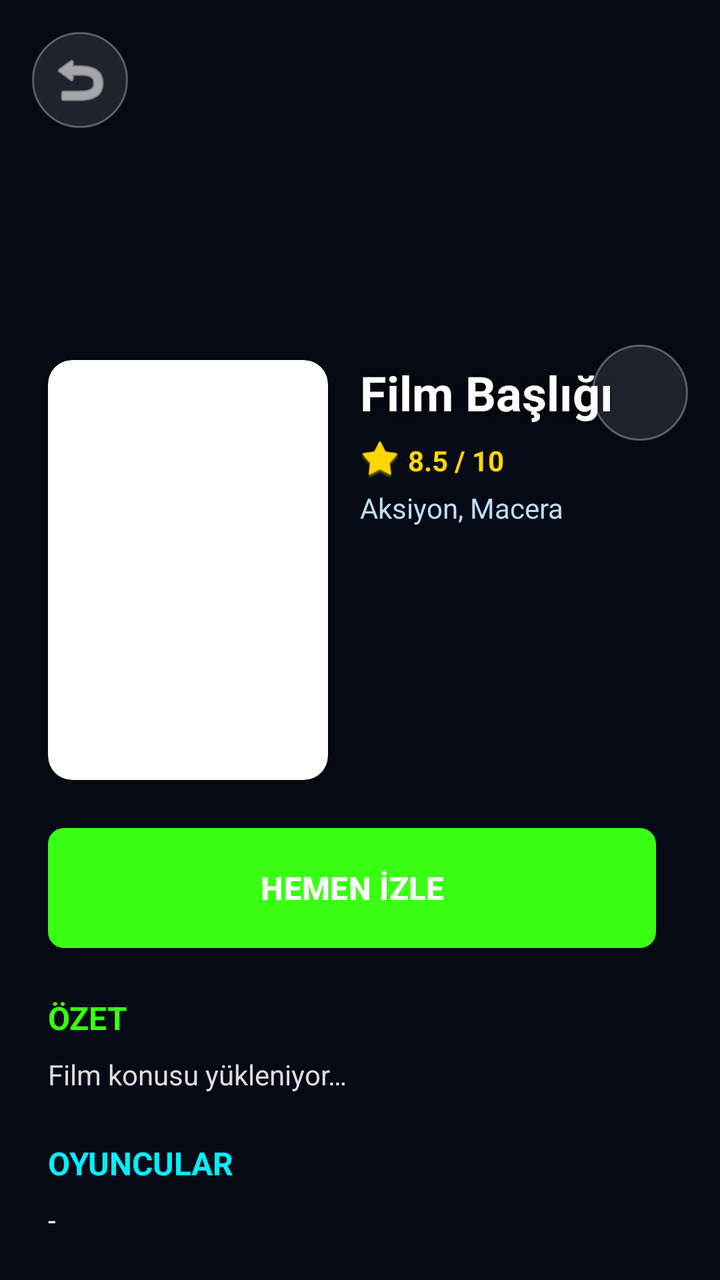
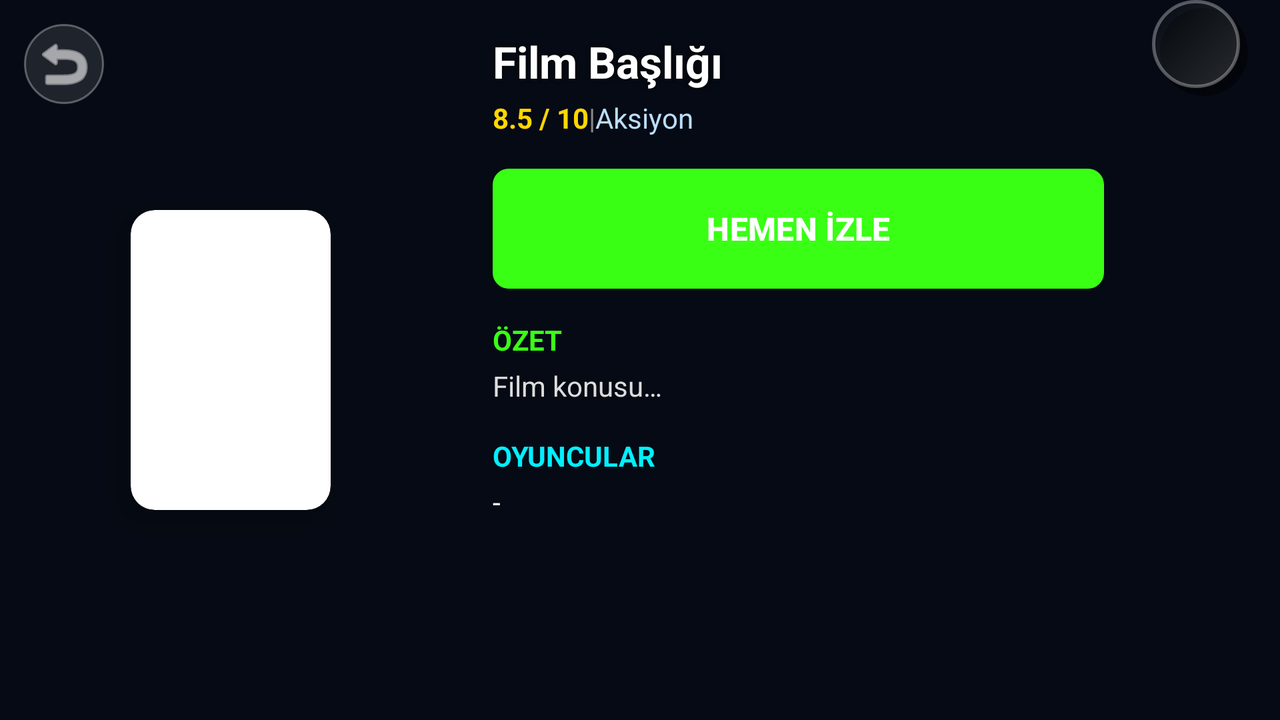

One screen, two layout resources from the same app: the default and the author's alternative for another configuration. Each is rendered where Android would select it; the XML of both is given below.
<!-- AndroidManifest.xml: application theme Theme.smartxtream -->
<!-- res/layout/activity_film_detail.xml -->
<?xml version="1.0" encoding="utf-8"?>
<androidx.core.widget.NestedScrollView
    xmlns:android="http://schemas.android.com/apk/res/android"
    xmlns:app="http://schemas.android.com/apk/res-auto"
    xmlns:tools="http://schemas.android.com/tools"
    android:layout_width="match_parent"
    android:layout_height="match_parent"
    android:background="@color/bg_start"
    android:fillViewport="true">

    <androidx.constraintlayout.widget.ConstraintLayout
        android:layout_width="match_parent"
        android:layout_height="wrap_content">

        <ImageView
            android:id="@+id/img_backdrop"
            android:layout_width="match_parent"
            android:layout_height="400dp"
            android:contentDescription="@string/btn_back"
            android:scaleType="centerCrop"
            android:alpha="0.4"
            app:layout_constraintTop_toTopOf="parent"/>

        <ImageButton
            android:id="@+id/btn_back"
            android:layout_width="48dp"
            android:layout_height="48dp"
            android:layout_margin="16dp"
            android:background="@drawable/bg_liquid_selector"
            android:focusable="true"
            android:contentDescription="@string/btn_back"
            android:src="@android:drawable/ic_menu_revert"
            app:tint="@color/white"
            app:layout_constraintStart_toStartOf="parent"
            app:layout_constraintTop_toTopOf="parent"/>

        <androidx.cardview.widget.CardView
            android:id="@+id/card_poster"
            android:layout_width="140dp"
            android:layout_height="210dp"
            android:layout_marginStart="24dp"
            android:layout_marginTop="180dp"
            app:cardCornerRadius="12dp"
            app:cardElevation="10dp"
            app:layout_constraintStart_toStartOf="parent"
            app:layout_constraintTop_toTopOf="parent">
            <ImageView
                android:id="@+id/img_poster"
                android:layout_width="match_parent"
                android:layout_height="match_parent"
                android:contentDescription="@string/img_poster"
                android:scaleType="centerCrop"/>
        </androidx.cardview.widget.CardView>

        <TextView
            android:id="@+id/text_title"
            android:layout_width="0dp"
            android:layout_height="wrap_content"
            android:layout_marginStart="16dp"
            android:layout_marginEnd="16dp"
            android:text="@string/movie_header"
            android:textColor="@color/white"
            android:textSize="24sp"
            android:textStyle="bold"
            android:shadowColor="@color/black"
            android:shadowRadius="10"
            app:layout_constraintStart_toEndOf="@id/card_poster"
            app:layout_constraintEnd_toEndOf="parent"
            app:layout_constraintTop_toTopOf="@id/card_poster"/>

        <LinearLayout
            android:id="@+id/layout_rating"
            android:layout_width="wrap_content"
            android:layout_height="wrap_content"
            android:orientation="horizontal"
            android:gravity="center_vertical"
            android:layout_marginTop="8dp"
            app:layout_constraintStart_toStartOf="@id/text_title"
            app:layout_constraintTop_toBottomOf="@id/text_title">

            <ImageView
                android:layout_width="20dp"
                android:layout_height="20dp"
                android:src="@android:drawable/star_big_on"
                app:tint="#FFD700"/> <TextView
            android:id="@+id/text_rating"
            android:layout_width="wrap_content"
            android:layout_height="wrap_content"
            android:layout_marginStart="4dp"
            android:text="@string/imdb_rating"
            android:textColor="#FFD700"
            android:textStyle="bold"/>
        </LinearLayout>

        <TextView
            android:id="@+id/text_genre"
            android:layout_width="0dp"
            android:layout_height="wrap_content"
            android:layout_marginTop="4dp"
            android:text="@string/action_adventure"
            android:textColor="#BBDEFB"
            app:layout_constraintStart_toStartOf="@id/text_title"
            app:layout_constraintEnd_toEndOf="parent"
            app:layout_constraintTop_toBottomOf="@id/layout_rating"/>

        <LinearLayout
            android:id="@+id/layout_buttons"
            android:layout_width="0dp"
            android:layout_height="wrap_content"
            android:orientation="horizontal"
            android:layout_marginTop="24dp"
            android:layout_marginHorizontal="24dp"
            app:layout_constraintTop_toBottomOf="@id/card_poster"
            app:layout_constraintStart_toStartOf="parent"
            app:layout_constraintEnd_toEndOf="parent">

            <com.google.android.material.button.MaterialButton
                android:id="@+id/btn_play"
                android:layout_width="0dp"
                android:layout_height="60dp"
                android:layout_weight="1"
                android:layout_marginEnd="8dp"

                android:text="@string/watch_now"
                android:textColor="@color/white"
                android:textSize="16sp"
                android:textStyle="bold"

                android:background="@drawable/btn_glass_play"
                app:backgroundTint="@null"  app:icon="@drawable/ic_play_arrow"
                app:iconTint="@color/white"
                app:iconGravity="textStart"
                app:iconPadding="8dp"

                android:focusable="true"/>

        </LinearLayout>

        <LinearLayout
            android:layout_width="match_parent"
            android:layout_height="wrap_content"
            android:orientation="vertical"
            android:layout_margin="24dp"
            android:paddingBottom="32dp"
            app:layout_constraintTop_toBottomOf="@id/layout_buttons">

            <TextView
                android:layout_width="wrap_content"
                android:layout_height="wrap_content"
                android:text="@string/summary"
                android:textColor="@color/neon_green"
                android:textStyle="bold"
                android:textSize="16sp"/>

            <TextView
                android:id="@+id/text_plot"
                android:layout_width="match_parent"
                android:layout_height="wrap_content"
                android:layout_marginTop="8dp"
                android:text="@string/movie_plot_loading"
                android:textColor="#DDDDDD"
                android:lineSpacingExtra="4dp"/>

            <TextView
                android:layout_width="wrap_content"
                android:layout_height="wrap_content"
                android:layout_marginTop="24dp"
                android:text="@string/cast"
                android:textColor="@color/neon_blue"
                android:textStyle="bold"
                android:textSize="16sp"/>

            <TextView
                android:id="@+id/text_cast"
                android:layout_width="match_parent"
                android:layout_height="wrap_content"
                android:layout_marginTop="8dp"
                android:text="@string/dash"
                android:textColor="@color/white"/>

            <TextView
                android:layout_width="wrap_content"
                android:layout_height="wrap_content"
                android:layout_marginTop="24dp"
                android:text="@string/director"
                android:textColor="@color/neon_pink"
                android:textStyle="bold"
                android:textSize="16sp"/>

            <TextView
                android:id="@+id/text_director"
                android:layout_width="match_parent"
                android:layout_height="wrap_content"
                android:layout_marginTop="8dp"
                android:text="@string/minus"
                android:textColor="@color/white"/>

        </LinearLayout>

        <ProgressBar
            android:id="@+id/progress_loader"
            android:layout_width="wrap_content"
            android:layout_height="wrap_content"
            android:layout_marginTop="100dp"
            app:layout_constraintTop_toTopOf="parent"
            app:layout_constraintStart_toStartOf="parent"
            app:layout_constraintEnd_toEndOf="parent"/>
        <ImageButton
            android:id="@+id/btn_favorite"
            android:layout_width="48dp"
            android:layout_height="48dp"
            android:background="@drawable/bg_liquid_selector"
            android:contentDescription="@string/btn_add_favorites"
            android:src="@drawable/ic_heart_outline"
            android:layout_marginEnd="16dp"
            app:layout_constraintEnd_toEndOf="parent"
            app:layout_constraintTop_toTopOf="@id/text_title"
            app:layout_constraintBottom_toBottomOf="@id/text_title"/>

    </androidx.constraintlayout.widget.ConstraintLayout>
</androidx.core.widget.NestedScrollView>
<!-- resources referenced by this layout -->
<resources>
  <color name="bg_start">#050A14</color>
  <color name="black">#FF000000</color>
  <color name="neon_blue">#00F0FF</color>
  <color name="neon_green">#39FF14</color>
  <color name="neon_pink">#FF0099</color>
  <color name="white">#FFFFFFFF</color>
  <!-- drawable bg_liquid_selector (drawable) -->
  <?xml version="1.0" encoding="utf-8"?>
  <selector xmlns:android="http://schemas.android.com/apk/res/android">
  
      <item android:state_focused="true">
          <layer-list>
              <item android:top="-2dp" android:bottom="-2dp" android:left="-2dp" android:right="-2dp">
                  <shape>
                      <solid android:color="#00000000"/>
                      <stroke android:width="3dp" android:color="@color/neon_blue"/> <corners android:radius="26dp"/>
                  </shape>
              </item>
              <item>
                  <shape>
                      <solid android:color="#40FFFFFF"/> <corners android:radius="24dp"/>
                  </shape>
              </item>
          </layer-list>
      </item>
  
      <item android:state_pressed="true">
          <shape>
              <solid android:color="#40FFFFFF"/>
              <corners android:radius="24dp"/>
              <stroke android:width="2dp" android:color="@color/neon_green"/> </shape>
      </item>
  
      <item android:drawable="@drawable/bg_liquid_glass"/>
  </selector>
  <!-- drawable btn_glass_play (drawable) -->
  <?xml version="1.0" encoding="utf-8"?>
  <selector xmlns:android="http://schemas.android.com/apk/res/android">
  
      <item android:state_focused="true">
          <shape android:shape="rectangle">
              <solid android:color="#00FF00"/> <stroke android:width="4dp" android:color="#FFFFFF"/> <corners android:radius="8dp"/>
          </shape>
      </item>
  
      <item android:state_pressed="true">
          <shape android:shape="rectangle">
              <solid android:color="#CCFFCC"/> <corners android:radius="8dp"/>
          </shape>
      </item>
  
      <item>
          <shape android:shape="rectangle">
              <solid android:color="@color/green_success"/> <corners android:radius="8dp"/>
          </shape>
      </item>
  </selector>
  <string name="action_adventure">Aksiyon, Macera</string>
  <string name="btn_add_favorites">Favorilere Ekle</string>
  <string name="btn_back">Geri</string>
  <string name="cast">OYUNCULAR</string>
  <string name="dash">-</string>
  <string name="director">YÖNETMEN</string>
  <string name="imdb_rating">8.5 / 10</string>
  <string name="img_poster">Poster</string>
  <string name="minus">-</string>
  <string name="movie_header">Film Başlığı</string>
  <string name="movie_plot_loading">Film konusu yükleniyor…</string>
  <string name="summary">ÖZET</string>
  <string name="watch_now">HEMEN İZLE</string>
  <style name="Theme.smartxtream" parent="Base.Theme.smartxtream" />
  <!-- drawable bg_liquid_glass (drawable) -->
  <?xml version="1.0" encoding="utf-8"?>
  <shape xmlns:android="http://schemas.android.com/apk/res/android">
      <solid android:color="@color/glass_surface"/>
      <corners android:radius="24dp"/> <stroke
      android:width="1dp"
      android:color="@color/glass_border"/>
  </shape>
  <color name="green_success">@color/neon_green</color>
  <style name="Base.Theme.smartxtream" parent="Theme.Material3.DayNight.NoActionBar">
          
          
      </style>
  <color name="glass_surface">#1AFFFFFF</color>
  <color name="glass_border">#50FFFFFF</color>
</resources>
<!-- res/layout-land/activity_film_detail.xml (the author's variant of the layout above) -->
<!-- drawn on the phone turned sideways -->
<?xml version="1.0" encoding="utf-8"?>
<LinearLayout
    xmlns:android="http://schemas.android.com/apk/res/android"
    xmlns:app="http://schemas.android.com/apk/res-auto"
    xmlns:tools="http://schemas.android.com/tools"
    android:layout_width="match_parent"
    android:layout_height="match_parent"
    android:background="@color/bg_start"
    android:orientation="horizontal"
    android:baselineAligned="false">

    <androidx.constraintlayout.widget.ConstraintLayout
        android:layout_width="0dp"
        android:layout_height="match_parent"
        android:layout_weight="0.4">

        <ImageView
            android:id="@+id/img_backdrop"
            android:layout_width="match_parent"
            android:layout_height="match_parent"
            android:contentDescription="@string/btn_back"
            android:scaleType="centerCrop"
            android:alpha="0.4"
            app:layout_constraintTop_toTopOf="parent"
            app:layout_constraintBottom_toBottomOf="parent"/>

        <ImageButton
            android:id="@+id/btn_back"
            android:layout_width="40dp"
            android:layout_height="40dp"
            android:layout_margin="12dp"
            android:background="@drawable/bg_liquid_selector"
            android:focusable="true"
            android:contentDescription="@string/btn_back"
            android:src="@android:drawable/ic_menu_revert"
            app:tint="@color/white"
            app:layout_constraintStart_toStartOf="parent"
            app:layout_constraintTop_toTopOf="parent"/>

        <androidx.cardview.widget.CardView
            android:id="@+id/card_poster"
            android:layout_width="100dp"
            android:layout_height="150dp"
            app:cardCornerRadius="12dp"
            app:cardElevation="10dp"
            app:layout_constraintStart_toStartOf="parent"
            app:layout_constraintEnd_toEndOf="parent"
            app:layout_constraintTop_toTopOf="parent"
            app:layout_constraintBottom_toBottomOf="parent">
            <ImageView
                android:id="@+id/img_poster"
                android:layout_width="match_parent"
                android:layout_height="match_parent"
                android:contentDescription="@string/img_poster"
                android:scaleType="centerCrop"/>
        </androidx.cardview.widget.CardView>
    </androidx.constraintlayout.widget.ConstraintLayout>

    <androidx.core.widget.NestedScrollView
        android:layout_width="0dp"
        android:layout_height="match_parent"
        android:layout_weight="0.6"
        android:padding="16dp">

        <LinearLayout
            android:layout_width="match_parent"
            android:layout_height="wrap_content"
            android:orientation="vertical">

            <TextView
                android:id="@+id/text_title"
                android:layout_width="match_parent"
                android:layout_height="wrap_content"
                android:text="@string/film_header"
                android:textColor="@color/white"
                android:textSize="22sp"
                android:textStyle="bold"
                android:shadowColor="@color/black"
                android:shadowRadius="5"/>

            <LinearLayout
                android:layout_width="match_parent"
                android:layout_height="wrap_content"
                android:orientation="horizontal"
                android:gravity="center_vertical"
                android:layout_marginTop="4dp">

                <TextView
                    android:id="@+id/text_rating"
                    android:layout_width="wrap_content"
                    android:layout_height="wrap_content"
                    android:text="@string/imdb"
                    android:textColor="#FFD700"
                    android:textStyle="bold"/>

                <TextView
                    android:layout_width="wrap_content"
                    android:layout_height="wrap_content"
                    android:text="@string/line_vertical"
                    android:textColor="#888888"/>

                <TextView
                    android:id="@+id/text_genre"
                    android:layout_width="wrap_content"
                    android:layout_height="wrap_content"
                    android:text="@string/action"
                    android:textColor="#BBDEFB"/>
            </LinearLayout>

            <LinearLayout
                android:id="@+id/layout_buttons"
                android:layout_width="match_parent"
                android:layout_height="wrap_content"
                android:orientation="horizontal"
                android:layout_marginTop="16dp">

                <com.google.android.material.button.MaterialButton
                    android:id="@+id/btn_play"
                    android:layout_width="0dp"
                    android:layout_height="60dp"
                    android:layout_weight="1"
                    android:layout_marginEnd="8dp"

                    android:text="@string/watch_now"
                    android:textColor="@color/white"
                    android:textSize="16sp"
                    android:textStyle="bold"

                    android:background="@drawable/btn_glass_play"
                    app:backgroundTint="@null"  app:icon="@drawable/ic_play_arrow"
                    app:iconTint="@color/white"
                    app:iconGravity="textStart"
                    app:iconPadding="8dp"

                    android:focusable="true"/>

            </LinearLayout>

            <TextView
                android:layout_width="wrap_content"
                android:layout_height="wrap_content"
                android:layout_marginTop="16dp"
                android:text="@string/summary"
                android:textColor="@color/neon_green"
                android:textStyle="bold"/>

            <TextView
                android:id="@+id/text_plot"
                android:layout_width="match_parent"
                android:layout_height="wrap_content"
                android:layout_marginTop="4dp"
                android:text="@string/film_plot"
                android:textColor="#DDDDDD"
                android:lineSpacingExtra="4dp"/>

            <TextView
                android:layout_width="wrap_content"
                android:layout_height="wrap_content"
                android:layout_marginTop="16dp"
                android:text="@string/cast"
                android:textColor="@color/neon_blue"
                android:textStyle="bold"/>

            <TextView
                android:id="@+id/text_cast"
                android:layout_width="match_parent"
                android:layout_height="wrap_content"
                android:layout_marginTop="4dp"
                android:text="@string/dash"
                android:textColor="@color/white"/>

            <TextView
                android:id="@+id/text_director"
                android:layout_width="match_parent"
                android:layout_height="wrap_content"
                android:visibility="gone"/> </LinearLayout>
    </androidx.core.widget.NestedScrollView>

    <ProgressBar
        android:id="@+id/progress_loader"
        android:layout_width="wrap_content"
        android:layout_height="wrap_content"
        android:layout_gravity="center"
        android:visibility="gone"/>
    <ImageButton
        android:id="@+id/btn_favorite"
        android:layout_width="48dp"
        android:layout_height="48dp"
        android:background="@drawable/bg_glass_3d"
        android:contentDescription="@string/btn_add_favorites"
        android:src="@drawable/ic_heart_outline"
        android:layout_marginEnd="16dp"
        app:layout_constraintEnd_toEndOf="parent"
        app:layout_constraintTop_toTopOf="@id/text_title"
        app:layout_constraintBottom_toBottomOf="@id/text_title"/>
</LinearLayout>
<!-- resources referenced by the variant -->
<!-- as the phone turned sideways resolves them -->
<resources>
  <color name="bg_start">#050A14</color>
  <color name="black">#FF000000</color>
  <color name="neon_blue">#00F0FF</color>
  <color name="neon_green">#39FF14</color>
  <color name="white">#FFFFFFFF</color>
  <!-- drawable bg_glass_3d (drawable) -->
  <?xml version="1.0" encoding="utf-8"?>
  <layer-list xmlns:android="http://schemas.android.com/apk/res/android">
  
      <item android:left="4dp" android:top="4dp">
          <shape android:shape="rectangle">
              <solid android:color="@color/glass_shadow"/>
              <corners android:radius="24dp"/>
          </shape>
      </item>
  
      <item android:bottom="4dp" android:right="4dp">
          <shape android:shape="rectangle">
              <gradient
                  android:angle="135"
                  android:startColor="@color/glass_surface_light"
                  android:endColor="@color/glass_surface_dark"
                  android:type="linear"/>
              <corners android:radius="24dp"/>
  
              <stroke
                  android:width="1.5dp"
                  android:color="@color/glass_border"/>
          </shape>
      </item>
  
  </layer-list>
  <!-- drawable btn_glass_play (drawable) -->
  <?xml version="1.0" encoding="utf-8"?>
  <selector xmlns:android="http://schemas.android.com/apk/res/android">
  
      <item android:state_focused="true">
          <shape android:shape="rectangle">
              <solid android:color="#00FF00"/> <stroke android:width="4dp" android:color="#FFFFFF"/> <corners android:radius="8dp"/>
          </shape>
      </item>
  
      <item android:state_pressed="true">
          <shape android:shape="rectangle">
              <solid android:color="#CCFFCC"/> <corners android:radius="8dp"/>
          </shape>
      </item>
  
      <item>
          <shape android:shape="rectangle">
              <solid android:color="@color/green_success"/> <corners android:radius="8dp"/>
          </shape>
      </item>
  </selector>
  <string name="action">Aksiyon</string>
  <string name="btn_add_favorites">Favorilere Ekle</string>
  <string name="btn_back">Geri</string>
  <string name="cast">OYUNCULAR</string>
  <string name="dash">-</string>
  <string name="film_header">Film Başlığı</string>
  <string name="film_plot">Film konusu…</string>
  <string name="imdb">8.5 / 10</string>
  <string name="img_poster">Poster</string>
  <string name="line_vertical">|</string>
  <string name="summary">ÖZET</string>
  <string name="watch_now">HEMEN İZLE</string>
  <style name="Theme.smartxtream" parent="Base.Theme.smartxtream" />
  <color name="glass_shadow">#80000000</color>
  <color name="glass_surface_light">#25FFFFFF</color>
  <color name="glass_surface_dark">#10000000</color>
  <color name="glass_border">#50FFFFFF</color>
  <!-- drawable bg_liquid_glass (drawable) -->
  <?xml version="1.0" encoding="utf-8"?>
  <shape xmlns:android="http://schemas.android.com/apk/res/android">
      <solid android:color="@color/glass_surface"/>
      <corners android:radius="24dp"/> <stroke
      android:width="1dp"
      android:color="@color/glass_border"/>
  </shape>
  <color name="green_success">@color/neon_green</color>
  <style name="Base.Theme.smartxtream" parent="Theme.Material3.DayNight.NoActionBar">
          
          
      </style>
  <color name="glass_surface">#1AFFFFFF</color>
</resources>
